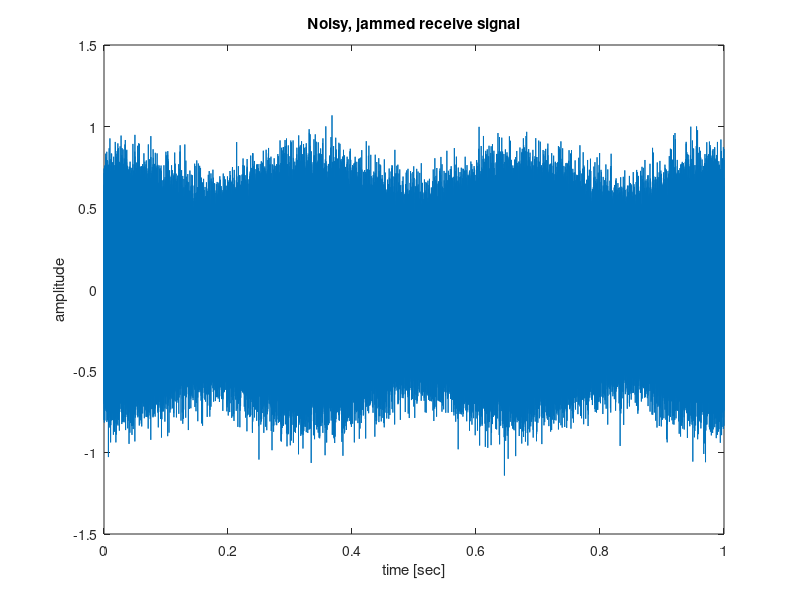
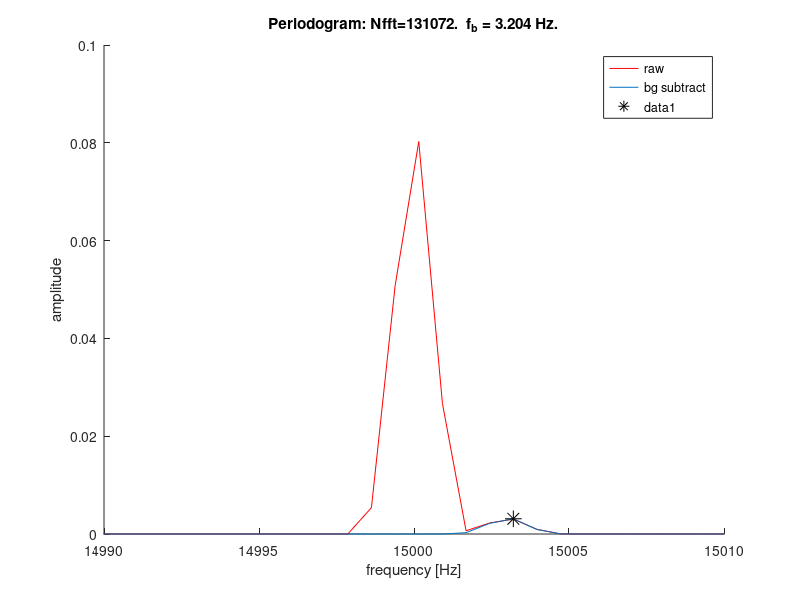

These charts were generated, in order, by the following MATLAB code:
function CWdoppler()
% Simulate CW radar Doppler spectrum
% Michael Hirsch, Ph.D.
% This simulation neglects the RF portion of the signal.
% The data in this simulation is before DUC and after DDC
try % for GNU Octave
  pkg load signal
end

% recall DFT is samples of continuous DTFT
zeropadfactor = 1; %arbitrary, expensive way to increase DFT resolution. 
% eventually you'll run out of RAM if you want arbitrarily high precision

fb0 = 3; % Hz  arbitrary "true" Doppler frequency saught.
t1 = 1; % final time, t0=0 seconds
An = 0.1; % standard deviation of AWGN

ft = 15e3; %[Hz]
At = 0.5;

fb = ft + fb0; %[Hz]
Ab = 0.1;

fs = 100e3; %[Hz]
t = 0:1/fs:t1-1/fs;

xt = At*sin(2*pi*ft*t);
xbg = xt + An*randn(size(xt)); % we receive the transmitter with noise
%% simulated target beat signal (noise free)
xb = Ab*sin(2*pi*fb*t);
%% compute noisy, jammed observatoin
y = xb + xbg + An*randn(size(xbg)); % each time you receive, we assume i.i.d. AWGN
%% Time
figure(1); clf(1)
plot(t,y)
xlabel('time [sec]')
ylabel('amplitude')
title('Noisy, jammed receive signal')
%% background subtract
ysub = y-xbg;

%% spectrogram
dt = 0.45; %seconds between time steps to plot (arbitrary)
dtw = 2*dt; % seconds to window
tstep = ceil(dt*fs);
wind = ceil(dtw*fs);
Nfft = 2^nextpow2(zeropadfactor*wind); 

if 0
figure(2);clf(2)
specgram(ysub,Nfft,fs,wind,wind-tstep);
colorbar
ylim([14990,15010])
end
%% periodogram
figure(3), clf(3), hold('on')

[Sraw,f] = pwelch(y,wind,0.5,Nfft,fs);
plot(f,Sraw,'r')

[Ssub,f] = pwelch(ysub,wind,0.5,Nfft,fs);
plot(f,Ssub)

xlim([14990,15010])
xlabel('frequency [Hz]')
ylabel('amplitude')
legend('raw','bg subtract')

%set(axsub,'ylim',get(axraw,'ylim'))
%% find target beat frequency
[pks,loc] = findpeaks(Ssub,...
            'minpeakdistance',5,... % minpeak distance speeds up computation
            'minpeakheight',0.01*max(Ssub)); 
plot(f(loc),pks,'k*','markersize',12)

title(['Periodogram: Nfft=',int2str(Nfft),'.  f_b = ',num2str(f(loc(1))-ft,'%.3f'),' Hz.'])

end
